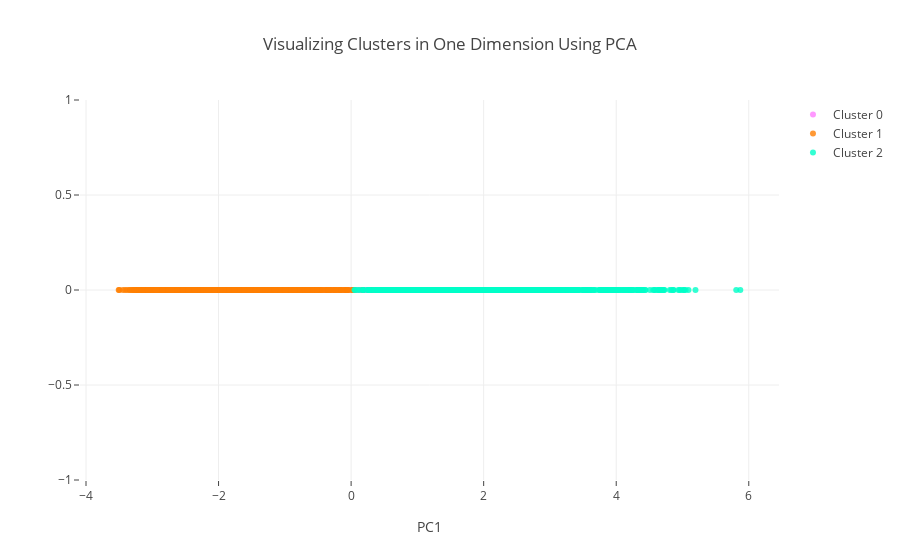

Source (notebook cell):
### Markdown cell above
The plot below displays our three original clusters on the single *principal component* created for 1-D visualization:

### Code cell
#Instructions for building the 1-D plot

#trace1 is for 'Cluster 0'
trace1 = go.Scatter(
                    x = cluster0["PC1_1d"],
                    y = cluster0["dummy"],
                    mode = "markers",
                    name = "Cluster 0",
                    marker = dict(color = 'rgba(255, 128, 255, 0.8)'),
                    text = None)

#trace2 is for 'Cluster 1'
trace2 = go.Scatter(
                    x = cluster1["PC1_1d"],
                    y = cluster1["dummy"],
                    mode = "markers",
                    name = "Cluster 1",
                    marker = dict(color = 'rgba(255, 128, 2, 0.8)'),
                    text = None)

#trace3 is for 'Cluster 2'
trace3 = go.Scatter(
                    x = cluster2["PC1_1d"],
                    y = cluster2["dummy"],
                    mode = "markers",
                    name = "Cluster 2",
                    marker = dict(color = 'rgba(0, 255, 200, 0.8)'),
                    text = None)

data = [trace1, trace2, trace3]

title = "Visualizing Clusters in One Dimension Using PCA"

layout = dict(title = title,
              xaxis= dict(title= 'PC1',ticklen= 5,zeroline= False),
              yaxis= dict(title= '',ticklen= 5,zeroline= False)
             )

fig = dict(data = data, layout = layout)

iplot(fig)

### Figure 1 — Plotly figure (JSON) as saved in the notebook; plotly's stock layout.template omitted (floating-point values rounded to 4 significant figures; data arrays with more than 128 entries replaced by an {"elided": "..."} marker saying what was removed)
{"data": [{"marker": {"color": "rgba(255, 128, 255, 0.8)"}, "mode": "markers", "name": "Cluster 0", "x": {"elided": "2100 float values"}, "y": {"elided": "2100 int values"}, "type": "scatter", "uid": "5d0d0794-a419-11ef-a86c-2b8ada641958"}, {"marker": {"color": "rgba(255, 128, 2, 0.8)"}, "mode": "markers", "name": "Cluster 1", "x": {"elided": "1511 float values"}, "y": {"elided": "1511 int values"}, "type": "scatter", "uid": "5d0d09a6-a419-11ef-a86c-2b8ada641958"}, {"marker": {"color": "rgba(0, 255, 200, 0.8)"}, "mode": "markers", "name": "Cluster 2", "x": {"elided": "1389 float values"}, "y": {"elided": "1389 int values"}, "type": "scatter", "uid": "5d0d0abe-a419-11ef-a86c-2b8ada641958"}], "layout": {"title": "Visualizing Clusters in One Dimension Using PCA", "xaxis": {"ticklen": 5, "title": "PC1", "zeroline": false}, "yaxis": {"ticklen": 5, "title": "", "zeroline": false}}}
